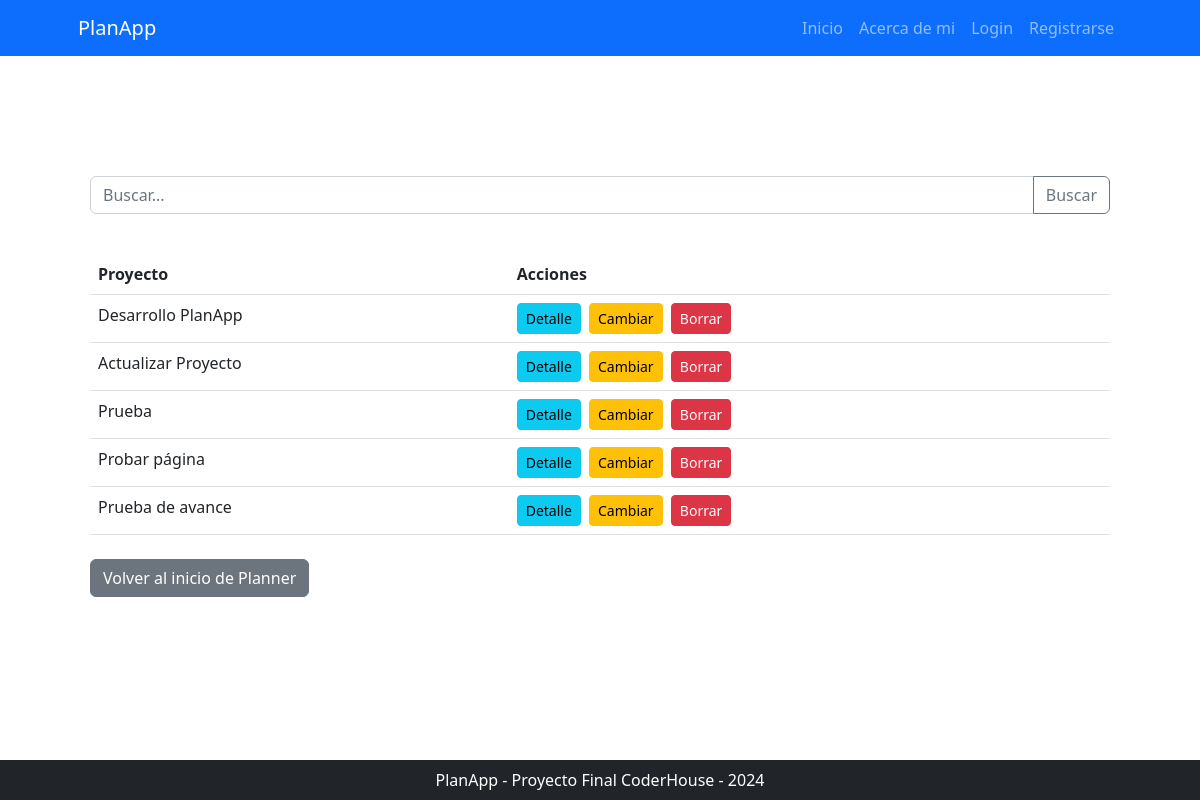
The app's page /planner/proyecto/list/, older data.
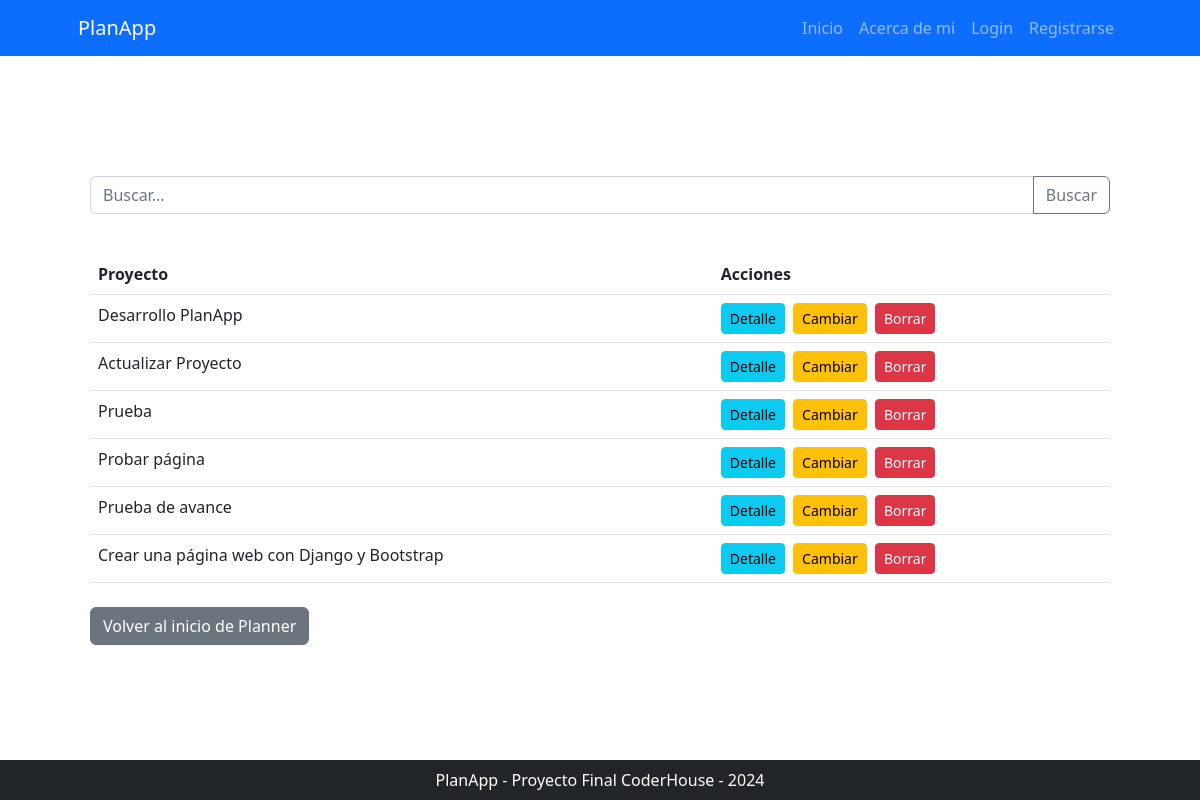
The same page, newer data.
### planner/models.py (models this page shows, shortened)
class Proyecto(models.Model):
    nombre = models.CharField(max_length=50, unique=True)
    descripcion = models.CharField(max_length=250, null=True, blank=True, verbose_name="descripción")
    fecha_inicio = models.DateField(null=True, blank=True, default=timezone.now)
    fecha_fin = models.DateField(null=True, blank=True, default=timezone.now)
    responsable = models.ForeignKey(User, on_delete=models.SET_NULL, null=True, blank=True, related_name='proyectos_responsable')

### planner/views.py (the view)
# urls.py: path("proyecto/list/", views.ProyectoList.as_view(), name="proyecto_list"),
class ProyectoList(ListView, LoginRequiredMixin):
    model = models.Proyecto
    def get_queryset(self) -> QuerySet:
        if self.request.GET.get("consulta"):
            consulta = self.request.GET.get("consulta")
            object_list = models.Proyecto.objects.filter(nombre__icontains=consulta)
        else:
            object_list = models.Proyecto.objects.all()
        return object_list

### planner/templates/planner/proyecto_list.html (shortened to what this page needs)
{% extends 'core/base.html' %}
{% block contenido %}
    <div class="container my-5">
        <div class="py-4">
            <form class="input-group mb-3"
                  action="{% url 'planner:proyecto_list' %}"
                  method="get">
                <input type="text"
                       class="form-control"
                       name="consulta"
                       placeholder="Buscar..."
                       aria-label="Buscar">
                <button class="btn btn-outline-secondary" type="submit" id="button-addon2">Buscar</button>
            </form>
        </div>
        <table class="table table-hover">
            <thead>
                <tr>
                    <th scope="col">Proyecto</th>
                    <th scope="col">Acciones</th>
                </tr>
            </thead>
            <tbody>
                {% for proyecto in object_list %}
                    <tr>
                        <td>{{ proyecto.nombre }}</td>
                        <td>
                            <a class="btn btn-info btn-sm me-1"
                               href="{% url 'planner:proyecto_detail' proyecto.id %}">Detalle</a>
                            <a class="btn btn-warning btn-sm me-1"
                               href="{% url 'planner:proyecto_update' proyecto.id %}">Cambiar</a>
                            <a class="btn btn-danger btn-sm"
                               href="{% url 'planner:proyecto_delete' proyecto.id %}">Borrar</a>
                        </td>
                    </tr>
                {% endfor %}
            </tbody>
        </table>
        <div class="mt-4">
            <a class="btn btn-secondary"
               href="{% url 'planner:home' %}"
               role="button">Volver al inicio de Planner</a>
        </div>
    </div>
{% endblock contenido %}

Row changes from the older to the newer data that the page shows:
added Proyecto: nombre "Crear una página web con Django y Bootstrap"
